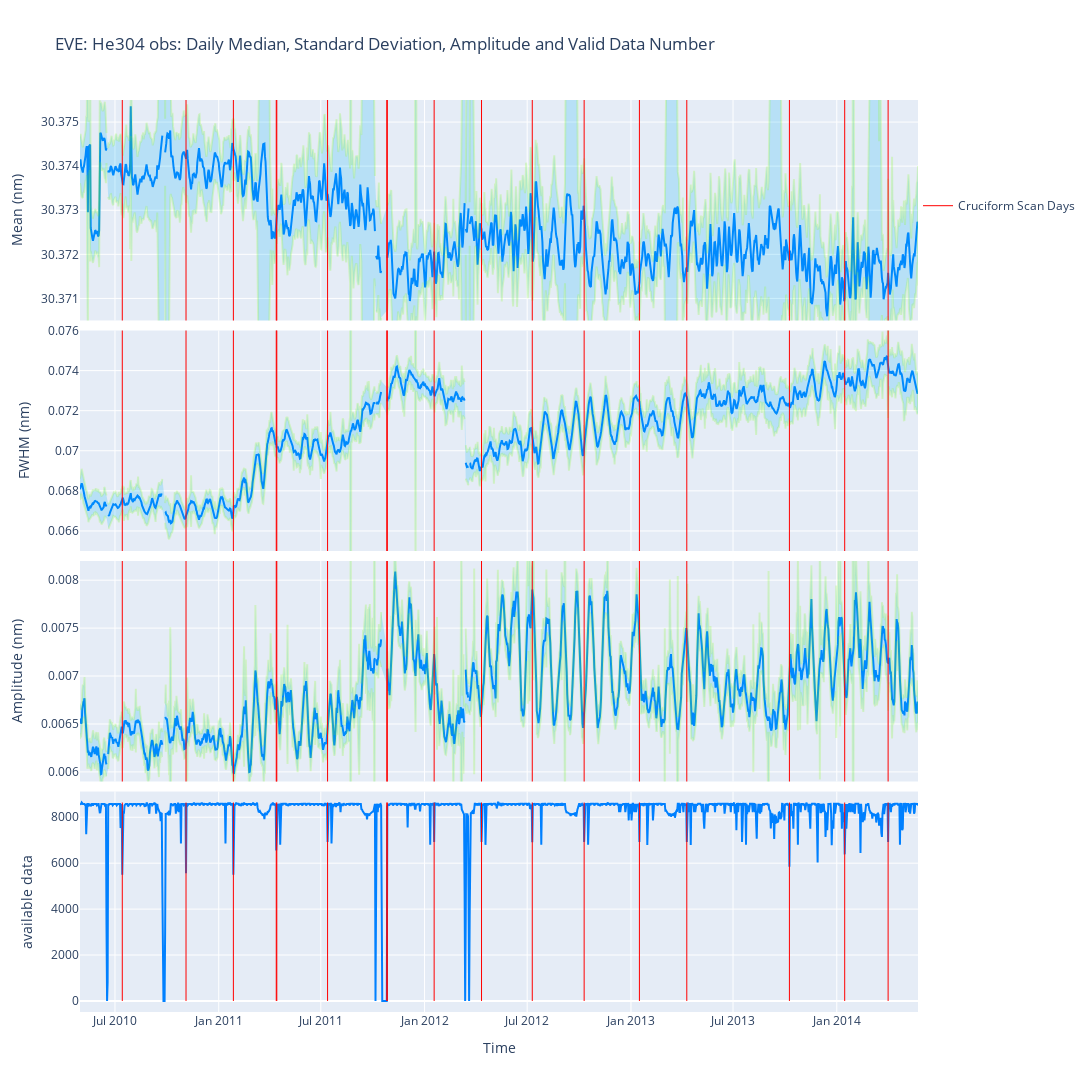

Notebook source saved alongside this figure:
### Code cell
plot(He_304_df,None)

### Figure 1 — Plotly figure (JSON) as saved in the notebook; plotly's stock layout.template omitted (floating-point values rounded to 4 significant figures; data arrays with more than 128 entries replaced by an {"elided": "..."} marker saying what was removed)
{"data": [{"line": {"color": "rgb(0,128,255)"}, "showlegend": false, "type": "scatter", "x": {"elided": "1487 str values"}, "xaxis": "x", "y": {"elided": "1487 float values"}, "yaxis": "y"}, {"fill": "tozerox", "fillcolor": "rgba(0,176,246,0.2)", "line": {"color": "rgba(127,255,0,0.2)"}, "mode": "lines", "name": "3 Std. Dev.", "showlegend": false, "type": "scatter", "x": {"elided": "2974 str values"}, "xaxis": "x", "y": {"elided": "2974 float values"}, "yaxis": "y"}, {"line": {"color": "rgb(0,128,255)"}, "showlegend": false, "type": "scatter", "x": {"elided": "1487 str values"}, "xaxis": "x2", "y": {"elided": "1487 float values"}, "yaxis": "y2"}, {"fill": "tozerox", "fillcolor": "rgba(0,176,246,0.2)", "line": {"color": "rgba(127,255,0,0.2)"}, "mode": "lines", "name": "3 Std. Dev.", "showlegend": false, "type": "scatter", "x": {"elided": "2974 str values"}, "xaxis": "x2", "y": {"elided": "2974 float values"}, "yaxis": "y2"}, {"line": {"color": "rgb(0,128,255)"}, "showlegend": false, "type": "scatter", "x": {"elided": "1487 str values"}, "xaxis": "x3", "y": {"elided": "1487 float values"}, "yaxis": "y3"}, {"fill": "tozerox", "fillcolor": "rgba(0,176,246,0.2)", "line": {"color": "rgba(127,255,0,0.2)"}, "mode": "lines", "name": "3 Std. Dev.", "showlegend": false, "type": "scatter", "x": {"elided": "2974 str values"}, "xaxis": "x3", "y": {"elided": "2974 float values"}, "yaxis": "y3"}, {"line": {"color": "rgb(0,128,255)"}, "showlegend": false, "type": "scatter", "x": {"elided": "1487 str values"}, "xaxis": "x4", "y": {"elided": "1487 int values"}, "yaxis": "y4"}, {"line": {"color": "Red", "width": 1}, "mode": "lines", "name": "Cruciform Scan Days", "showlegend": true, "type": "scatter", "x": [null], "y": [null]}], "layout": {"height": 1500, "legend": {"x": 1, "y": 0.9}, "shapes": [{"line": {"color": "Red", "width": 1}, "type": "line", "x0": "2010-07-14T00:00:00", "x1": "2010-07-14T00:00:00", "xref": "x", "y0": 0, "y1": 100, "yref": "y"}, {"line": {"color": "Red", "width": 1}, "type": "line", "x0": "2010-07-14T00:00:00", "x1": "2010-07-14T00:00:00", "xref": "x2", "y0": 0, "y1": 1, "yref": "y2"}, {"line": {"color": "Red", "width": 1}, "type": "line", "x0": "2010-07-14T00:00:00", "x1": "2010-07-14T00:00:00", "xref": "x3", "y0": 0, "y1": 1, "yref": "y3"}, {"line": {"color": "Red", "width": 1}, "type": "line", "x0": "2010-07-14T00:00:00", "x1": "2010-07-14T00:00:00", "xref": "x4", "y0": 0, "y1": 8640, "yref": "y4"}, {"line": {"color": "Red", "width": 1}, "type": "line", "x0": "2010-11-04T00:00:00", "x1": "2010-11-04T00:00:00", "xref": "x", "y0": 0, "y1": 100, "yref": "y"}, {"line": {"color": "Red", "width": 1}, "type": "line", "x0": "2010-11-04T00:00:00", "x1": "2010-11-04T00:00:00", "xref": "x2", "y0": 0, "y1": 1, "yref": "y2"}, {"line": {"color": "Red", "width": 1}, "type": "line", "x0": "2010-11-04T00:00:00", "x1": "2010-11-04T00:00:00", "xref": "x3", "y0": 0, "y1": 1, "yref": "y3"}, {"line": {"color": "Red", "width": 1}, "type": "line", "x0": "2010-11-04T00:00:00", "x1": "2010-11-04T00:00:00", "xref": "x4", "y0": 0, "y1": 8640, "yref": "y4"}, {"line": {"color": "Red", "width": 1}, "type": "line", "x0": "2011-01-27T00:00:00", "x1": "2011-01-27T00:00:00", "xref": "x", "y0": 0, "y1": 100, "yref": "y"}, {"line": {"color": "Red", "width": 1}, "type": "line", "x0": "2011-01-27T00:00:00", "x1": "2011-01-27T00:00:00", "xref": "x2", "y0": 0, "y1": 1, "yref": "y2"}, {"line": {"color": "Red", "width": 1}, "type": "line", "x0": "2011-01-27T00:00:00", "x1": "2011-01-27T00:00:00", "xref": "x3", "y0": 0, "y1": 1, "yref": "y3"}, {"line": {"color": "Red", "width": 1}, "type": "line", "x0": "2011-01-27T00:00:00", "x1": "2011-01-27T00:00:00", "xref": "x4", "y0": 0, "y1": 8640, "yref": "y4"}, {"line": {"color": "Red", "width": 1}, "type": "line", "x0": "2011-04-13T00:00:00", "x1": "2011-04-13T00:00:00", "xref": "x", "y0": 0, "y1": 100, "yref": "y"}, {"line": {"color": "Red", "width": 1}, "type": "line", "x0": "2011-04-13T00:00:00", "x1": "2011-04-13T00:00:00", "xref": "x2", "y0": 0, "y1": 1, "yref": "y2"}, {"line": {"color": "Red", "width": 1}, "type": "line", "x0": "2011-04-13T00:00:00", "x1": "2011-04-13T00:00:00", "xref": "x3", "y0": 0, "y1": 1, "yref": "y3"}, {"line": {"color": "Red", "width": 1}, "type": "line", "x0": "2011-04-13T00:00:00", "x1": "2011-04-13T00:00:00", "xref": "x4", "y0": 0, "y1": 8640, "yref": "y4"}, {"line": {"color": "Red", "width": 1}, "type": "line", "x0": "2011-04-14T00:00:00", "x1": "2011-04-14T00:00:00", "xref": "x", "y0": 0, "y1": 100, "yref": "y"}, {"line": {"color": "Red", "width": 1}, "type": "line", "x0": "2011-04-14T00:00:00", "x1": "2011-04-14T00:00:00", "xref": "x2", "y0": 0, "y1": 1, "yref": "y2"}, {"line": {"color": "Red", "width": 1}, "type": "line", "x0": "2011-04-14T00:00:00", "x1": "2011-04-14T00:00:00", "xref": "x3", "y0": 0, "y1": 1, "yref": "y3"}, {"line": {"color": "Red", "width": 1}, "type": "line", "x0": "2011-04-14T00:00:00", "x1": "2011-04-14T00:00:00", "xref": "x4", "y0": 0, "y1": 8640, "yref": "y4"}, {"line": {"color": "Red", "width": 1}, "type": "line", "x0": "2011-07-13T00:00:00", "x1": "2011-07-13T00:00:00", "xref": "x", "y0": 0, "y1": 100, "yref": "y"}, {"line": {"color": "Red", "width": 1}, "type": "line", "x0": "2011-07-13T00:00:00", "x1": "2011-07-13T00:00:00", "xref": "x2", "y0": 0, "y1": 1, "yref": "y2"}, {"line": {"color": "Red", "width": 1}, "type": "line", "x0": "2011-07-13T00:00:00", "x1": "2011-07-13T00:00:00", "xref": "x3", "y0": 0, "y1": 1, "yref": "y3"}, {"line": {"color": "Red", "width": 1}, "type": "line", "x0": "2011-07-13T00:00:00", "x1": "2011-07-13T00:00:00", "xref": "x4", "y0": 0, "y1": 8640, "yref": "y4"}, {"line": {"color": "Red", "width": 1}, "type": "line", "x0": "2011-10-26T00:00:00", "x1": "2011-10-26T00:00:00", "xref": "x", "y0": 0, "y1": 100, "yref": "y"}, {"line": {"color": "Red", "width": 1}, "type": "line", "x0": "2011-10-26T00:00:00", "x1": "2011-10-26T00:00:00", "xref": "x2", "y0": 0, "y1": 1, "yref": "y2"}, {"line": {"color": "Red", "width": 1}, "type": "line", "x0": "2011-10-26T00:00:00", "x1": "2011-10-26T00:00:00", "xref": "x3", "y0": 0, "y1": 1, "yref": "y3"}, {"line": {"color": "Red", "width": 1}, "type": "line", "x0": "2011-10-26T00:00:00", "x1": "2011-10-26T00:00:00", "xref": "x4", "y0": 0, "y1": 8640, "yref": "y4"}, {"line": {"color": "Red", "width": 1}, "type": "line", "x0": "2011-10-27T00:00:00", "x1": "2011-10-27T00:00:00", "xref": "x", "y0": 0, "y1": 100, "yref": "y"}, {"line": {"color": "Red", "width": 1}, "type": "line", "x0": "2011-10-27T00:00:00", "x1": "2011-10-27T00:00:00", "xref": "x2", "y0": 0, "y1": 1, "yref": "y2"}, {"line": {"color": "Red", "width": 1}, "type": "line", "x0": "2011-10-27T00:00:00", "x1": "2011-10-27T00:00:00", "xref": "x3", "y0": 0, "y1": 1, "yref": "y3"}, {"line": {"color": "Red", "width": 1}, "type": "line", "x0": "2011-10-27T00:00:00", "x1": "2011-10-27T00:00:00", "xref": "x4", "y0": 0, "y1": 8640, "yref": "y4"}, {"line": {"color": "Red", "width": 1}, "type": "line", "x0": "2012-01-18T00:00:00", "x1": "2012-01-18T00:00:00", "xref": "x", "y0": 0, "y1": 100, "yref": "y"}, {"line": {"color": "Red", "width": 1}, "type": "line", "x0": "2012-01-18T00:00:00", "x1": "2012-01-18T00:00:00", "xref": "x2", "y0": 0, "y1": 1, "yref": "y2"}, {"line": {"color": "Red", "width": 1}, "type": "line", "x0": "2012-01-18T00:00:00", "x1": "2012-01-18T00:00:00", "xref": "x3", "y0": 0, "y1": 1, "yref": "y3"}, {"line": {"color": "Red", "width": 1}, "type": "line", "x0": "2012-01-18T00:00:00", "x1": "2012-01-18T00:00:00", "xref": "x4", "y0": 0, "y1": 8640, "yref": "y4"}, {"line": {"color": "Red", "width": 1}, "type": "line", "x0": "2012-04-11T00:00:00", "x1": "2012-04-11T00:00:00", "xref": "x", "y0": 0, "y1": 100, "yref": "y"}, {"line": {"color": "Red", "width": 1}, "type": "line", "x0": "2012-04-11T00:00:00", "x1": "2012-04-11T00:00:00", "xref": "x2", "y0": 0, "y1": 1, "yref": "y2"}, {"line": {"color": "Red", "width": 1}, "type": "line", "x0": "2012-04-11T00:00:00", "x1": "2012-04-11T00:00:00", "xref": "x3", "y0": 0, "y1": 1, "yref": "y3"}, {"line": {"color": "Red", "width": 1}, "type": "line", "x0": "2012-04-11T00:00:00", "x1": "2012-04-11T00:00:00", "xref": "x4", "y0": 0, "y1": 8640, "yref": "y4"}, {"line": {"color": "Red", "width": 1}, "type": "line", "x0": "2012-07-10T00:00:00", "x1": "2012-07-10T00:00:00", "xref": "x", "y0": 0, "y1": 100, "yref": "y"}, {"line": {"color": "Red", "width": 1}, "type": "line", "x0": "2012-07-10T00:00:00", "x1": "2012-07-10T00:00:00", "xref": "x2", "y0": 0, "y1": 1, "yref": "y2"}, {"line": {"color": "Red", "width": 1}, "type": "line", "x0": "2012-07-10T00:00:00", "x1": "2012-07-10T00:00:00", "xref": "x3", "y0": 0, "y1": 1, "yref": "y3"}, {"line": {"color": "Red", "width": 1}, "type": "line", "x0": "2012-07-10T00:00:00", "x1": "2012-07-10T00:00:00", "xref": "x4", "y0": 0, "y1": 8640, "yref": "y4"}, {"line": {"color": "Red", "width": 1}, "type": "line", "x0": "2012-10-10T00:00:00", "x1": "2012-10-10T00:00:00", "xref": "x", "y0": 0, "y1": 100, "yref": "y"}, {"line": {"color": "Red", "width": 1}, "type": "line", "x0": "2012-10-10T00:00:00", "x1": "2012-10-10T00:00:00", "xref": "x2", "y0": 0, "y1": 1, "yref": "y2"}, {"line": {"color": "Red", "width": 1}, "type": "line", "x0": "2012-10-10T00:00:00", "x1": "2012-10-10T00:00:00", "xref": "x3", "y0": 0, "y1": 1, "yref": "y3"}, {"line": {"color": "Red", "width": 1}, "type": "line", "x0": "2012-10-10T00:00:00", "x1": "2012-10-10T00:00:00", "xref": "x4", "y0": 0, "y1": 8640, "yref": "y4"}, {"line": {"color": "Red", "width": 1}, "type": "line", "x0": "2013-01-16T00:00:00", "x1": "2013-01-16T00:00:00", "xref": "x", "y0": 0, "y1": 100, "yref": "y"}, {"line": {"color": "Red", "width": 1}, "type": "line", "x0": "2013-01-16T00:00:00", "x1": "2013-01-16T00:00:00", "xref": "x2", "y0": 0, "y1": 1, "yref": "y2"}, {"line": {"color": "Red", "width": 1}, "type": "line", "x0": "2013-01-16T00:00:00", "x1": "2013-01-16T00:00:00", "xref": "x3", "y0": 0, "y1": 1, "yref": "y3"}, {"line": {"color": "Red", "width": 1}, "type": "line", "x0": "2013-01-16T00:00:00", "x1": "2013-01-16T00:00:00", "xref": "x4", "y0": 0, "y1": 8640, "yref": "y4"}, {"line": {"color": "Red", "width": 1}, "type": "line", "x0": "2013-04-10T00:00:00", "x1": "2013-04-10T00:00:00", "xref": "x", "y0": 0, "y1": 100, "yref": "y"}, {"line": {"color": "Red", "width": 1}, "type": "line", "x0": "2013-04-10T00:00:00", "x1": "2013-04-10T00:00:00", "xref": "x2", "y0": 0, "y1": 1, "yref": "y2"}, {"line": {"color": "Red", "width": 1}, "type": "line", "x0": "2013-04-10T00:00:00", "x1": "2013-04-10T00:00:00", "xref": "x3", "y0": 0, "y1": 1, "yref": "y3"}, {"line": {"color": "Red", "width": 1}, "type": "line", "x0": "2013-04-10T00:00:00", "x1": "2013-04-10T00:00:00", "xref": "x4", "y0": 0, "y1": 8640, "yref": "y4"}, {"line": {"color": "Red", "width": 1}, "type": "line", "x0": "2013-10-09T00:00:00", "x1": "2013-10-09T00:00:00", "xref": "x", "y0": 0, "y1": 100, "yref": "y"}, {"line": {"color": "Red", "width": 1}, "type": "line", "x0": "2013-10-09T00:00:00", "x1": "2013-10-09T00:00:00", "xref": "x2", "y0": 0, "y1": 1, "yref": "y2"}, {"line": {"color": "Red", "width": 1}, "type": "line", "x0": "2013-10-09T00:00:00", "x1": "2013-10-09T00:00:00", "xref": "x3", "y0": 0, "y1": 1, "yref": "y3"}, {"line": {"color": "Red", "width": 1}, "type": "line", "x0": "2013-10-09T00:00:00", "x1": "2013-10-09T00:00:00", "xref": "x4", "y0": 0, "y1": 8640, "yref": "y4"}, {"line": {"color": "Red", "width": 1}, "type": "line", "x0": "2014-01-15T00:00:00", "x1": "2014-01-15T00:00:00", "xref": "x", "y0": 0, "y1": 100, "yref": "y"}, {"line": {"color": "Red", "width": 1}, "type": "line", "x0": "2014-01-15T00:00:00", "x1": "2014-01-15T00:00:00", "xref": "x2", "y0": 0, "y1": 1, "yref": "y2"}, {"line": {"color": "Red", "width": 1}, "type": "line", "x0": "2014-01-15T00:00:00", "x1": "2014-01-15T00:00:00", "xref": "x3", "y0": 0, "y1": 1, "yref": "y3"}, {"line": {"color": "Red", "width": 1}, "type": "line", "x0": "2014-01-15T00:00:00", "x1": "2014-01-15T00:00:00", "xref": "x4", "y0": 0, "y1": 8640, "yref": "y4"}, {"line": {"color": "Red", "width": 1}, "type": "line", "x0": "2014-04-02T00:00:00", "x1": "2014-04-02T00:00:00", "xref": "x", "y0": 0, "y1": 100, "yref": "y"}, {"line": {"color": "Red", "width": 1}, "type": "line", "x0": "2014-04-02T00:00:00", "x1": "2014-04-02T00:00:00", "xref": "x2", "y0": 0, "y1": 1, "yref": "y2"}, {"line": {"color": "Red", "width": 1}, "type": "line", "x0": "2014-04-02T00:00:00", "x1": "2014-04-02T00:00:00", "xref": "x3", "y0": 0, "y1": 1, "yref": "y3"}, {"line": {"color": "Red", "width": 1}, "type": "line", "x0": "2014-04-02T00:00:00", "x1": "2014-04-02T00:00:00", "xref": "x4", "y0": 0, "y1": 8640, "yref": "y4"}, {"line": {"color": "Red", "width": 1}, "type": "line", "x0": "2015-01-28T00:00:00", "x1": "2015-01-28T00:00:00", "xref": "x", "y0": 0, "y1": 100, "yref": "y"}, {"line": {"color": "Red", "width": 1}, "type": "line", "x0": "2015-01-28T00:00:00", "x1": "2015-01-28T00:00:00", "xref": "x2", "y0": 0, "y1": 1, "yref": "y2"}, {"line": {"color": "Red", "width": 1}, "type": "line", "x0": "2015-01-28T00:00:00", "x1": "2015-01-28T00:00:00", "xref": "x3", "y0": 0, "y1": 1, "yref": "y3"}, {"line": {"color": "Red", "width": 1}, "type": "line", "x0": "2015-01-28T00:00:00", "x1": "2015-01-28T00:00:00", "xref": "x4", "y0": 0, "y1": 8640, "yref": "y4"}, {"line": {"color": "Red", "width": 1}, "type": "line", "x0": "2015-07-01T00:00:00", "x1": "2015-07-01T00:00:00", "xref": "x", "y0": 0, "y1": 100, "yref": "y"}, {"line": {"color": "Red", "width": 1}, "type": "line", "x0": "2015-07-01T00:00:00", "x1": "2015-07-01T00:00:00", "xref": "x2", "y0": 0, "y1": 1, "yref": "y2"}, {"line": {"color": "Red", "width": 1}, "type": "line", "x0": "2015-07-01T00:00:00", "x1": "2015-07-01T00:00:00", "xref": "x3", "y0": 0, "y1": 1, "yref": "y3"}, {"line": {"color": "Red", "width": 1}, "type": "line", "x0": "2015-07-01T00:00:00", "x1": "2015-07-01T00:00:00", "xref": "x4", "y0": 0, "y1": 8640, "yref": "y4"}, {"line": {"color": "Red", "width": 1}, "type": "line", "x0": "2015-10-07T00:00:00", "x1": "2015-10-07T00:00:00", "xref": "x", "y0": 0, "y1": 100, "yref": "y"}, {"line": {"color": "Red", "width": 1}, "type": "line", "x0": "2015-10-07T00:00:00", "x1": "2015-10-07T00:00:00", "xref": "x2", "y0": 0, "y1": 1, "yref": "y2"}, {"line": {"color": "Red", "width": 1}, "type": "line", "x0": "2015-10-07T00:00:00", "x1": "2015-10-07T00:00:00", "xref": "x3", "y0": 0, "y1": 1, "yref": "y3"}, {"line": {"color": "Red", "width": 1}, "type": "line", "x0": "2015-10-07T00:00:00", "x1": "2015-10-07T00:00:00", "xref": "x4", "y0": 0, "y1": 8640, "yref": "y4"}, {"line": {"color": "Red", "width": 1}, "type": "line", "x0": "2016-01-20T00:00:00", "x1": "2016-01-20T00:00:00", "xref": "x", "y0": 0, "y1": 100, "yref": "y"}, {"line": {"color": "Red", "width": 1}, "type": "line", "x0": "2016-01-20T00:00:00", "x1": "2016-01-20T00:00:00", "xref": "x2", "y0": 0, "y1": 1, "yref": "y2"}, {"line": {"color": "Red", "width": 1}, "type": "line", "x0": "2016-01-20T00:00:00", "x1": "2016-01-20T00:00:00", "xref": "x3", "y0": 0, "y1": 1, "yref": "y3"}, {"line": {"color": "Red", "width": 1}, "type": "line", "x0": "2016-01-20T00:00:00", "x1": "2016-01-20T00:00:00", "xref": "x4", "y0": 0, "y1": 8640, "yref": "y4"}, {"line": {"color": "Red", "width": 1}, "type": "line", "x0": "2016-04-27T00:00:00", "x1": "2016-04-27T00:00:00", "xref": "x", "y0": 0, "y1": 100, "yref": "y"}, {"line": {"color": "Red", "width": 1}, "type": "line", "x0": "2016-04-27T00:00:00", "x1": "2016-04-27T00:00:00", "xref": "x2", "y0": 0, "y1": 1, "yref": "y2"}, {"line": {"color": "Red", "width": 1}, "type": "line", "x0": "2016-04-27T00:00:00", "x1": "2016-04-27T00:00:00", "xref": "x3", "y0": 0, "y1": 1, "yref": "y3"}, {"line": {"color": "Red", "width": 1}, "type": "line", "x0": "2016-04-27T00:00:00", "x1": "2016-04-27T00:00:00", "xref": "x4", "y0": 0, "y1": 8640, "yref": "y4"}, {"line": {"color": "Red", "width": 1}, "type": "line", "x0": "2016-07-20T00:00:00", "x1": "2016-07-20T00:00:00", "xref": "x", "y0": 0, "y1": 100, "yref": "y"}, {"line": {"color": "Red", "width": 1}, "type": "line", "x0": "2016-07-20T00:00:00", "x1": "2016-07-20T00:00:00", "xref": "x2", "y0": 0, "y1": 1, "yref": "y2"}, {"line": {"color": "Red", "width": 1}, "type": "line", "x0": "2016-07-20T00:00:00", "x1": "2016-07-20T00:00:00", "xref": "x3", "y0": 0, "y1": 1, "yref": "y3"}, {"line": {"color": "Red", "width": 1}, "type": "line", "x0": "2016-07-20T00:00:00", "x1": "2016-07-20T00:00:00", "xref": "x4", "y0": 0, "y1": 8640, "yref": "y4"}, {"line": {"color": "Red", "width": 1}, "type": "line", "x0": "2016-10-19T00:00:00", "x1": "2016-10-19T00:00:00", "xref": "x", "y0": 0, "y1": 100, "yref": "y"}, {"line": {"color": "Red", "width": 1}, "type": "line", "x0": "2016-10-19T00:00:00", "x1": "2016-10-19T00:00:00", "xref": "x2", "y0": 0, "y1": 1, "yref": "y2"}, {"line": {"color": "Red", "width": 1}, "type": "line", "x0": "2016-10-19T00:00:00", "x1": "2016-10-19T00:00:00", "xref": "x3", "y0": 0, "y1": 1, "yref": "y3"}, {"line": {"color": "Red", "width": 1}, "type": "line", "x0": "2016-10-19T00:00:00", "x1": "2016-10-19T00:00:00", "xref": "x4", "y0": 0, "y1": 8640, "yref": "y4"}, {"line": {"color": "Red", "width": 1}, "type": "line", "x0": "2017-04-12T00:00:00", "x1": "2017-04-12T00:00:00", "xref": "x", "y0": 0, "y1": 100, "yref": "y"}, {"line": {"color": "Red", "width": 1}, "type": "line", "x0": "2017-04-12T00:00:00", "x1": "2017-04-12T00:00:00", "xref": "x2", "y0": 0, "y1": 1, "yref": "y2"}, {"line": {"color": "Red", "width": 1}, "type": "line", "x0": "2017-04-12T00:00:00", "x1": "2017-04-12T00:00:00", "xref": "x3", "y0": 0, "y1": 1, "yref": "y3"}, {"line": {"color": "Red", "width": 1}, "type": "line", "x0": "2017-04-12T00:00:00", "x1": "2017-04-12T00:00:00", "xref": "x4", "y0": 0, "y1": 8640, "yref": "y4"}, {"line": {"color": "Red", "width": 1}, "type": "line", "x0": "2017-07-18T00:00:00", "x1": "2017-07-18T00:00:00", "xref": "x", "y0": 0, "y1": 100, "yref": "y"}, {"line": {"color": "Red", "width": 1}, "type": "line", "x0": "2017-07-18T00:00:00", "x1": "2017-07-18T00:00:00", "xref": "x2", "y0": 0, "y1": 1, "yref": "y2"}, {"line": {"color": "Red", "width": 1}, "type": "line", "x0": "2017-07-18T00:00:00", "x1": "2017-07-18T00:00:00", "xref": "x3", "y0": 0, "y1": 1, "yref": "y3"}, {"line": {"color": "Red", "width": 1}, "type": "line", "x0": "2017-07-18T00:00:00", "x1": "2017-07-18T00:00:00", "xref": "x4", "y0": 0, "y1": 8640, "yref": "y4"}, {"line": {"color": "Red", "width": 1}, "type": "line", "x0": "2017-10-11T00:00:00", "x1": "2017-10-11T00:00:00", "xref": "x", "y0": 0, "y1": 100, "yref": "y"}, {"line": {"color": "Red", "width": 1}, "type": "line", "x0": "2017-10-11T00:00:00", "x1": "2017-10-11T00:00:00", "xref": "x2", "y0": 0, "y1": 1, "yref": "y2"}, {"line": {"color": "Red", "width": 1}, "type": "line", "x0": "2017-10-11T00:00:00", "x1": "2017-10-11T00:00:00", "xref": "x3", "y0": 0, "y1": 1, "yref": "y3"}, {"line": {"color": "Red", "width": 1}, "type": "line", "x0": "2017-10-11T00:00:00", "x1": "2017-10-11T00:00:00", "xref": "x4", "y0": 0, "y1": 8640, "yref": "y4"}, {"line": {"color": "Red", "width": 1}, "type": "line", "x0": "2018-01-17T00:00:00", "x1": "2018-01-17T00:00:00", "xref": "x", "y0": 0, "y1": 100, "yref": "y"}, {"line": {"color": "Red", "width": 1}, "type": "line", "x0": "2018-01-17T00:00:00", "x1": "2018-01-17T00:00:00", "xref": "x2", "y0": 0, "y1": 1, "yref": "y2"}, {"line": {"color": "Red", "width": 1}, "type": "line", "x0": "2018-01-17T00:00:00", "x1": "2018-01-17T00:00:00", "xref": "x3", "y0": 0, "y1": 1, "yref": "y3"}, {"line": {"color": "Red", "width": 1}, "type": "line", "x0": "2018-01-17T00:00:00", "x1": "2018-01-17T00:00:00", "xref": "x4", "y0": 0, "y1": 8640, "yref": "y4"}, {"line": {"color": "Red", "width": 1}, "type": "line", "x0": "2018-04-18T00:00:00", "x1": "2018-04-18T00:00:00", "xref": "x", "y0": 0, "y1": 100, "yref": "y"}, {"line": {"color": "Red", "width": 1}, "type": "line", "x0": "2018-04-18T00:00:00", "x1": "2018-04-18T00:00:00", "xref": "x2", "y0": 0, "y1": 1, "yref": "y2"}, {"line": {"color": "Red", "width": 1}, "type": "line", "x0": "2018-04-18T00:00:00", "x1": "2018-04-18T00:00:00", "xref": "x3", "y0": 0, "y1": 1, "yref": "y3"}, {"line": {"color": "Red", "width": 1}, "type": "line", "x0": "2018-04-18T00:00:00", "x1": "2018-04-18T00:00:00", "xref": "x4", "y0": 0, "y1": 8640, "yref": "y4"}], "title": {"text": "EVE: He304 obs: Daily Median, Standard Deviation, Amplitude and Valid Data Number"}, "width": 1200, "xaxis": {"anchor": "y", "domain": [0, 1], "matches": "x4", "showticklabels": false}, "xaxis2": {"anchor": "y2", "domain": [0, 1], "matches": "x4", "showticklabels": false}, "xaxis3": {"anchor": "y3", "domain": [0, 1], "matches": "x4", "showticklabels": false}, "xaxis4": {"anchor": "y4", "domain": [0, 1], "range": ["2010-04-30T00:00:00", "2014-05-25T00:00:00"], "title": {"text": "Time"}}, "yaxis": {"anchor": "x", "domain": [0.7582, 1], "range": [30.37, 30.38], "title": {"text": "Mean (nm)"}}, "yaxis2": {"anchor": "x2", "domain": [0.5055, 0.7472], "range": [0.065, 0.076], "title": {"text": "FWHM (nm)"}}, "yaxis3": {"anchor": "x3", "domain": [0.2527, 0.4945], "range": [0.0059, 0.0082], "title": {"text": "Amplitude (nm)"}}, "yaxis4": {"anchor": "x4", "domain": [0, 0.2417], "title": {"text": "available data"}}}}
